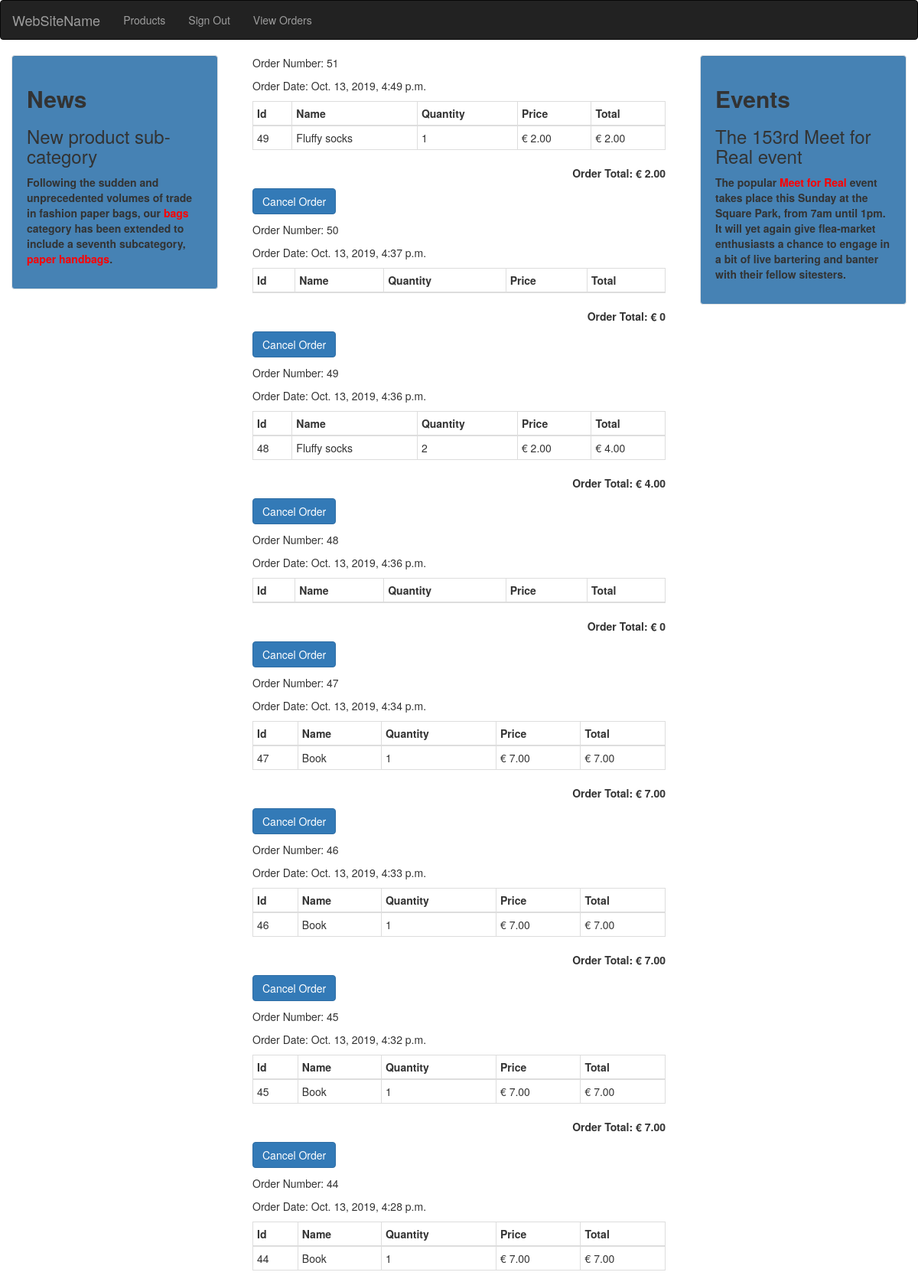
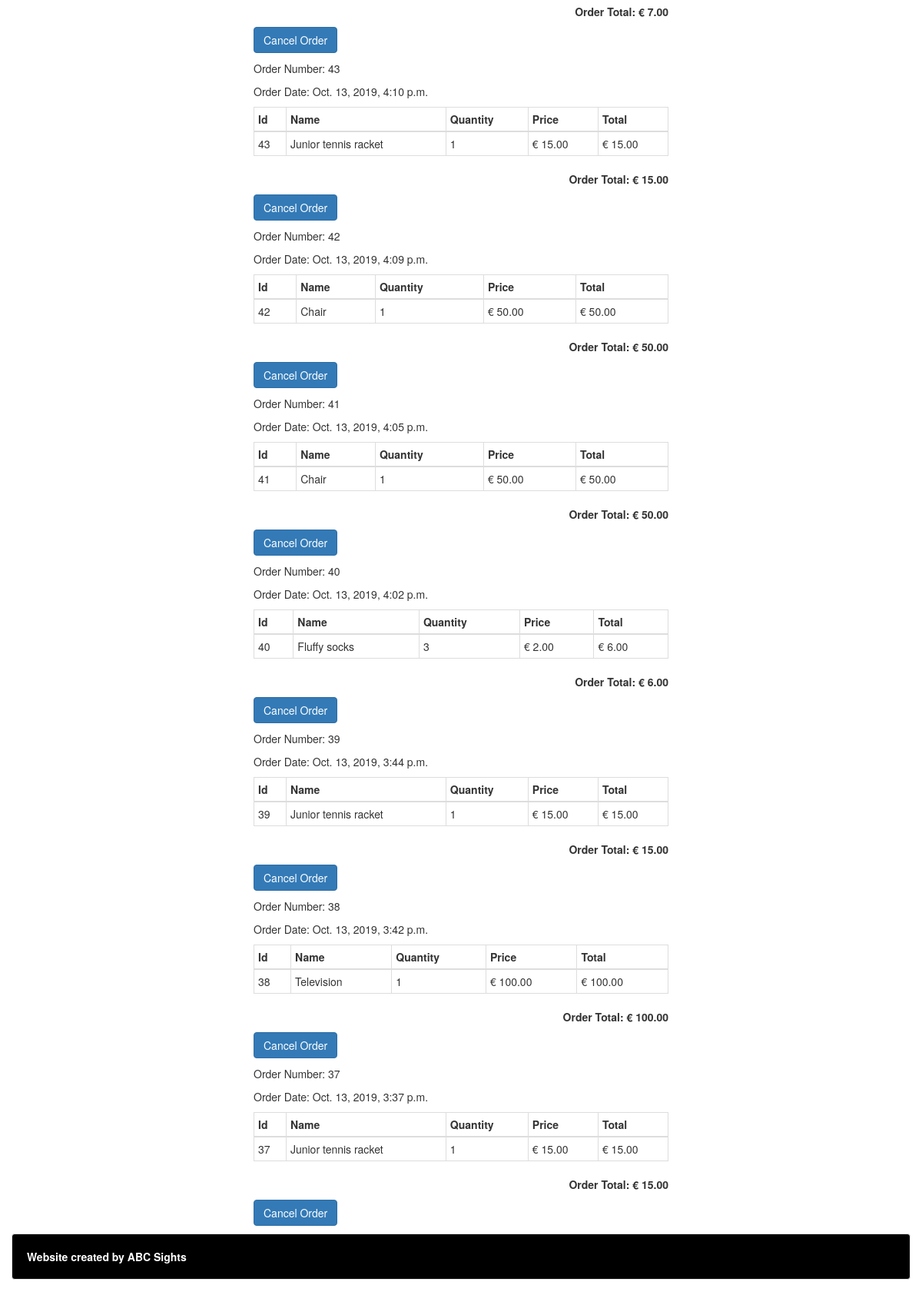
The app's page /order/history/ (signed in) with its own data (2 pictures, top to bottom).
### order/models.py (models this page shows, shortened)
class Order(models.Model):
    created = models.DateTimeField(auto_now_add=True)
    emailAddress = models.EmailField(max_length=250, blank=True, verbose_name='Email Address')
    class Meta:
        db_table = 'Order'
        ordering = ('-created',)
    def get_total_cost(self):
        return sum(item.get_cost() for item in self.items.all())
    def get_items(self):
        return OrderItem.objects.filter(order=self)

class OrderItem(models.Model):
    order = models.ForeignKey(Order,related_name='items',on_delete=models.CASCADE)
    product = models.CharField(max_length=250)
    price = models.DecimalField(max_digits=10, decimal_places=2)
    quantity = models.PositiveIntegerField(default=1)
    def get_cost(self):
        return self.price * self.quantity

### order/views.py (the view)
# urls.py: path('history/', views.order_history, name='order_history'),
@login_required()
def order_history(request):
    if request.user.is_authenticated:
        print('Inside if')
        email = str(request.user.email)
        print('Email', email)
        order_details = Order.objects.filter(emailAddress=email)
    return render(request, 'orders_list.html', {'order_details':order_details})

### cart/context_processors.py (called while the page is built)
def counter(request):
	item_count = 0
	if 'admin' in request.path:
		return {}
	else:
		try:
			cart = Cart.objects.filter(cart_id=_cart_id(request))
			cart_items = CartItem.objects.all().filter(cart=cart[:1])
			for cart_item in cart_items:
				item_count += cart_item.quantity
		except Cart.DoesNotExist:
			item_count = 0
	return dict(item_count = item_count)

### cart/views.py (called while the page is built)
def _cart_id(request):
	cart = request.session.session_key
	print('CART ID is',cart)
	if not cart:
		cart = request.session.create()
	return cart

### order/templates/orders_list.html (shortened to what this page needs)
{% extends "base.html" %}
{% load staticfiles %}
{% block content %}
<div class="col-md-12">
	{% for order in order_details %}
		<p>Order Number: {{order.id}}</p>
		<p>Order Date: {{order.created}}</p>
		<table class="table table-bordered table-hover table-condensed">
			<thead>
				<tr>
				<th>Id</th>
				<th>Name</th>
				<th>Quantity</th>
				<th>Price</th>
				<th>Total</th>
				</tr>
			</thead>
			<tbody>
				{% for order_item in order.get_items %}
				<tr>
					<td>{{order_item.id}}</td>
					<td>{{order_item.product}}</td>
					<td>{{order_item.quantity}}</td>
					<td>&euro; {{order_item.price}}</td>
					<td>&euro; {{order_item.get_cost}}</td>
				</tr>
				{% endfor %}
			</tbody>
		</table>
		<div class="row">
			<div class="col-md-12">
				<p class="text-right"><strong>Order Total: &euro; {{order.get_total_cost}}</strong></p>
			</div>
		</div>
		<p>
			<a href="">
		  	<button class="btn btn-primary">Cancel Order</button></a>
	  	</p>
	{% endfor %}
</div>
{% endblock content %}

### records on screen
Order: id "51", created "Oct. 13, 2019, 4:49 p.m.", get_total_cost "2.00"
OrderItem: id "49", product "Fluffy socks", quantity "1", price "2.00", get_cost "2.00"
Order: id "50", created "Oct. 13, 2019, 4:37 p.m.", get_total_cost "0"
Order: id "49", created "Oct. 13, 2019, 4:36 p.m.", get_total_cost "4.00"
OrderItem: id "48", product "Fluffy socks", quantity "2", price "2.00", get_cost "4.00"
Order: id "48", created "Oct. 13, 2019, 4:36 p.m.", get_total_cost "0"
Order: id "47", created "Oct. 13, 2019, 4:34 p.m.", get_total_cost "7.00"
OrderItem: id "47", product "Book", quantity "1", price "7.00", get_cost "7.00"
Order: id "46", created "Oct. 13, 2019, 4:33 p.m.", get_total_cost "7.00"
OrderItem: id "46", product "Book", quantity "1", price "7.00", get_cost "7.00"
Order: id "45", created "Oct. 13, 2019, 4:32 p.m.", get_total_cost "7.00"
OrderItem: id "45", product "Book", quantity "1", price "7.00", get_cost "7.00"
Order: id "44", created "Oct. 13, 2019, 4:28 p.m.", get_total_cost "7.00"
OrderItem: id "44", product "Book", quantity "1", price "7.00", get_cost "7.00"
Order: id "43", created "Oct. 13, 2019, 4:10 p.m.", get_total_cost "15.00"
OrderItem: id "43", product "Junior tennis racket", quantity "1", price "15.00", get_cost "15.00"
Order: id "42", created "Oct. 13, 2019, 4:09 p.m.", get_total_cost "50.00"
OrderItem: id "42", product "Chair", quantity "1", price "50.00", get_cost "50.00"
Order: id "41", created "Oct. 13, 2019, 4:05 p.m.", get_total_cost "50.00"
OrderItem: id "41", product "Chair", quantity "1", price "50.00", get_cost "50.00"
Order: id "40", created "Oct. 13, 2019, 4:02 p.m.", get_total_cost "6.00"
OrderItem: id "40", product "Fluffy socks", quantity "3", price "2.00", get_cost "6.00"
Order: id "39", created "Oct. 13, 2019, 3:44 p.m.", get_total_cost "15.00"
OrderItem: id "39", product "Junior tennis racket", quantity "1", price "15.00", get_cost "15.00"
Order: id "38", created "Oct. 13, 2019, 3:42 p.m.", get_total_cost "100.00"
OrderItem: id "38", product "Television", quantity "1", price "100.00", get_cost "100.00"
Order: id "37", created "Oct. 13, 2019, 3:37 p.m.", get_total_cost "15.00"
OrderItem: id "37", product "Junior tennis racket", quantity "1", price "15.00", get_cost "15.00"
